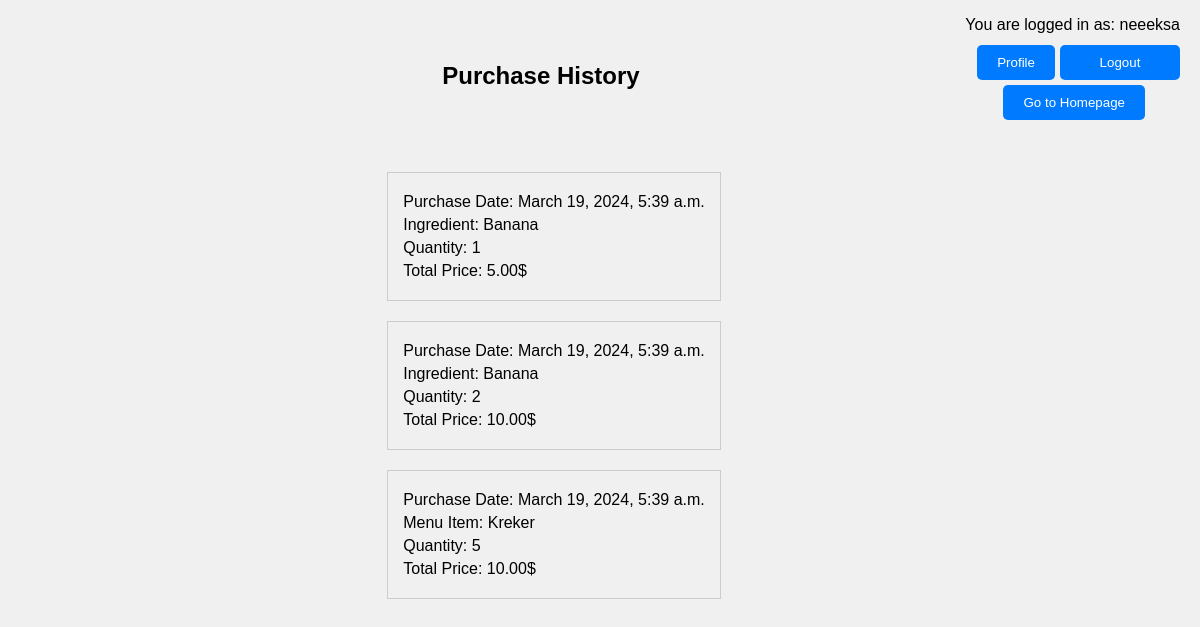
The app's page /purchase_history/ (signed in), older data.
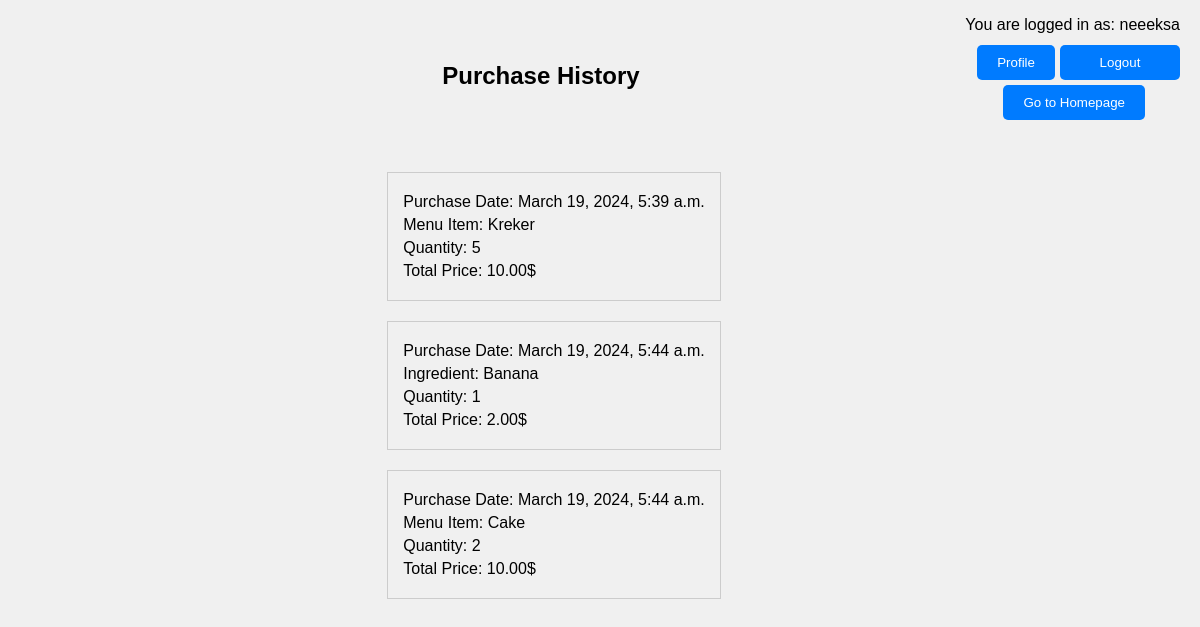
The same page, newer data.
### main/models.py (models this page shows, shortened)
class PurchaseHistory(models.Model):
    user = models.ForeignKey(User, on_delete=models.CASCADE)
    ingredient = models.ForeignKey(Ingredient, on_delete=models.CASCADE, null=True, blank=True)
    menu_item = models.ForeignKey(MenuItem, on_delete=models.CASCADE, null=True, blank=True)  # Новое поле для элементов меню
    quantity = models.IntegerField()
    total_price = models.DecimalField(max_digits=10, decimal_places=2)
    purchase_date = models.DateTimeField(default=datetime.now)

class Ingredient(models.Model):
    name = models.CharField(max_length=100)
    price = models.DecimalField(max_digits=10, decimal_places=2, default=0.00)  # Добавляем поле price
    available_quantity = models.IntegerField(default=0)
    quantity = models.IntegerField(default=0)
    unit_price = models.DecimalField(max_digits=10, decimal_places=2, default=0.00)
    def __str__(self):
        return self.name

class MenuItem(models.Model):
    name = models.CharField(max_length=100)
    price = models.DecimalField(max_digits=10, decimal_places=2)
    quantity = models.IntegerField(default=0)  # Добавляем новое поле quantity
    ingredients = models.ManyToManyField(Ingredient, through='RecipeRequirement')
    def __str__(self):
        return self.name

### main/views.py (the view)
# urls.py: path('purchase_history/', views.purchase_history, name='purchase_history'),
def purchase_history(request):
    purchase_history = PurchaseHistory.objects.filter(user=request.user)
    return render(request, 'main/purchase_history.html', {'purchase_history': purchase_history})

### main/templates/main/purchase_history.html (shortened to what this page needs)
{% extends 'main/base.html' %}
{% load static %}
{% block content %}
{% if request.user.is_authenticated %}
    <p class="logged-in-user">You are logged in as: {{ request.user.username }}</p>
<head>
    <link rel="stylesheet" href="{% static 'main/css/purchase_history.css' %}">
</head>
<h2>Purchase History</h2>
<button class="profile_button" onclick="location.href='{% url 'profile' %}'">Profile</button><br>
<button class="go_to_homepage" onclick="location.href='{% url 'index' %}'">Go to Homepage</button>
<form action="{% url 'logout' %}" method="post">
    <button type="submit" class="logout-button">Logout</button>
</form><br>
<ul class="purchase-history">
    {% for purchase in purchase_history %}
        <li>
            <p>Purchase Date: {{ purchase.purchase_date }}</p>
            {% if purchase.menu_item %}
                <p>Menu Item: {{ purchase.menu_item }}</p>
            {% else %}
                <p>Ingredient: {{ purchase.ingredient }}</p>
            {% endif %}
            <p>Quantity: {{ purchase.quantity }}</p>
            <p>Total Price: {{ purchase.total_price }}$</p>
        </li>
    {% endfor %}
    {% else %}
    <p>You are not logged in.</p>
    <a href="{% url 'login' %}">Login</a> | <a href="{% url 'signup' %}">Sign Up</a>
{% endif %}
</ul>
{% endblock %}

Row changes from the older to the newer data that the page shows:
removed PurchaseHistory: purchase_date "March 19, 2024, 5:39 a.m.", ingredient "Banana", quantity "1", total_price "5.00"
removed PurchaseHistory: purchase_date "March 19, 2024, 5:39 a.m.", ingredient "Banana", quantity "2", total_price "10.00"
added PurchaseHistory: purchase_date "March 19, 2024, 5:44 a.m.", ingredient "Banana", quantity "1", total_price "2.00"
added PurchaseHistory: purchase_date "March 19, 2024, 5:44 a.m.", menu_item "Cake", quantity "2", total_price "10.00"
